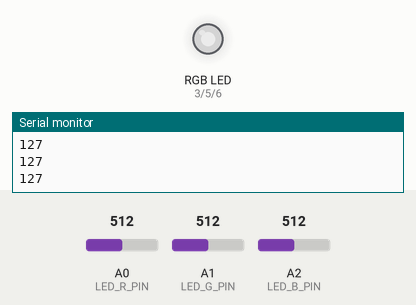
Recording of a sketch running on a simulated Arduino Uno, built with avr-gcc and run on an emulated ATmega328P. Parts: an RGB LED mixed from three pins (HIGH = lit), the last lines printed to the serial monitor. The test bench sets the inputs (shaded band); at power-on: A0 (LED_R_PIN) = 512, A1 (LED_G_PIN) = 512, A2 (LED_B_PIN) = 512. Dim RGB values are drawn brighter than linear.

Above: at 1.2 s.
1.3 s: A0 (LED_R_PIN) set to 306
At 2.2 s:
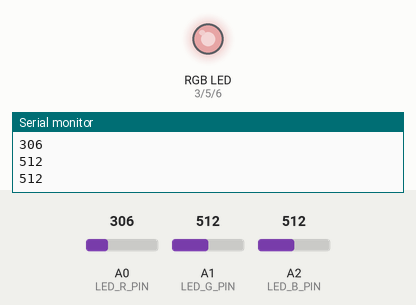
2.8 s: A1 (LED_G_PIN) set to 225
At 3.9 s:
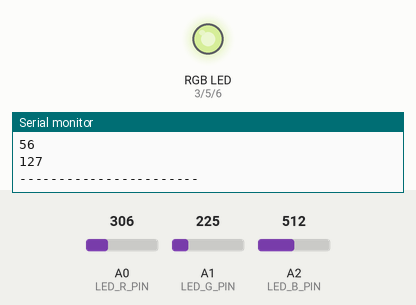
4.3 s: A2 (LED_B_PIN) set to 306
At 5.5 s:
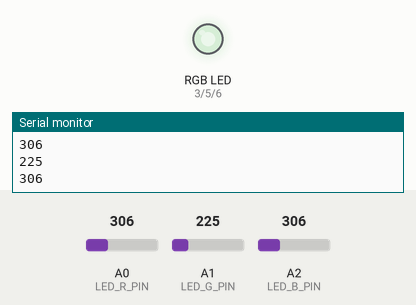
5.8 s: A0 (LED_R_PIN) set to 122
At 6.3 s:
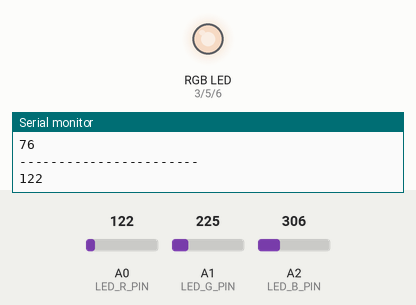
7.3 s: A2 (LED_B_PIN) set to 511
At 8.0 s:
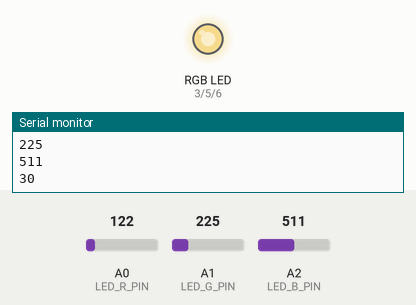
8.8 s: A1 (LED_G_PIN) set to 716
At 9.9 s:
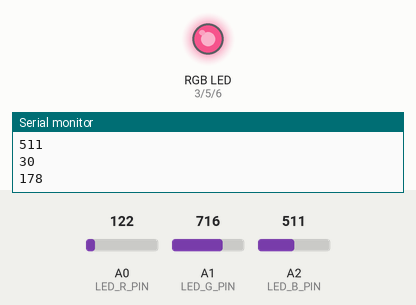
Timing chart, 0 to 11.3 s (numbered marks = the images above; inputs shaded):
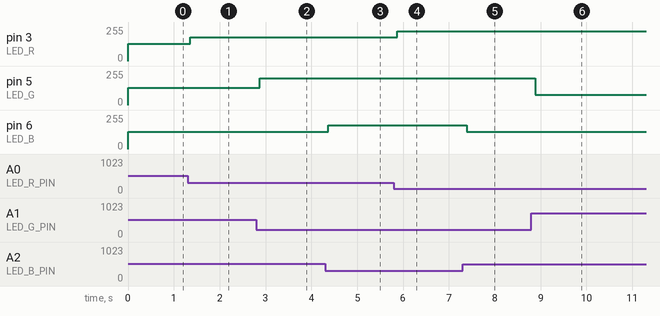

Measured:
- after the input at 1.3 s, pin 3 (LED_R): 128/255 → 179/255 after 0.06 s
- after the input at 2.8 s, pin 5 (LED_G): 128/255 → 199/255 after 0.08 s
- after the input at 4.3 s, pin 6 (LED_B): 128/255 → 179/255 after 0.06 s
- after the input at 5.8 s, pin 3 (LED_R): 179/255 → 225/255 after 0.08 s
- after the input at 7.3 s, pin 6 (LED_B): 179/255 → 128/255 after 0.09 s
- after the input at 8.8 s, pin 5 (LED_G): 199/255 → 77/255 after 0.08 s

The sketch:

SanYuanSe_demo.ino
```cpp
#define LED_R_PIN A0
#define LED_G_PIN A1
#define LED_B_PIN A2
#define LED_R 3
#define LED_G 5
#define LED_B 6

int val_R=0;
int val_G=0;
int val_B=0;

void setup() {
  Serial.begin(9600);
  pinMode(LED_R_PIN,INPUT);
  pinMode(LED_R_PIN,INPUT);
  pinMode(LED_R_PIN,INPUT);

  pinMode(LED_R,OUTPUT);
  pinMode(LED_G,OUTPUT);
  pinMode(LED_B,OUTPUT);
}

void loop() {

  val_R = analogRead(LED_R_PIN);    //读取AD值
  val_G = analogRead(LED_G_PIN);
  val_B = analogRead(LED_B_PIN);
  Serial.println("-----------------------");
  Serial.println(val_R);
  Serial.println(val_G);
  Serial.println(val_B);
  val_R = map(val_R, 0, 1023, 0, 255);
  val_G = map(val_G, 0, 1023, 0, 255);
  val_B = map(val_B, 0, 1023, 0, 255);
  if(val_R<20){
    val_R=0;
  }else if(val_R>235){
    val_R=255;
  }
  if(val_G<20){
    val_G=0;
  }else if(val_G>235){
    val_G=255;
  }
  if(val_B<20){
    val_B=0;
  }else if(val_B>235){
    val_B=255;
  }
  Serial.println(val_R);
  Serial.println(val_G);
  Serial.println(val_B);
  analogWrite(LED_R,255-val_R);
  analogWrite(LED_G,255-val_G);
  analogWrite(LED_B,255-val_B);
//  delay(1000);
}
```
